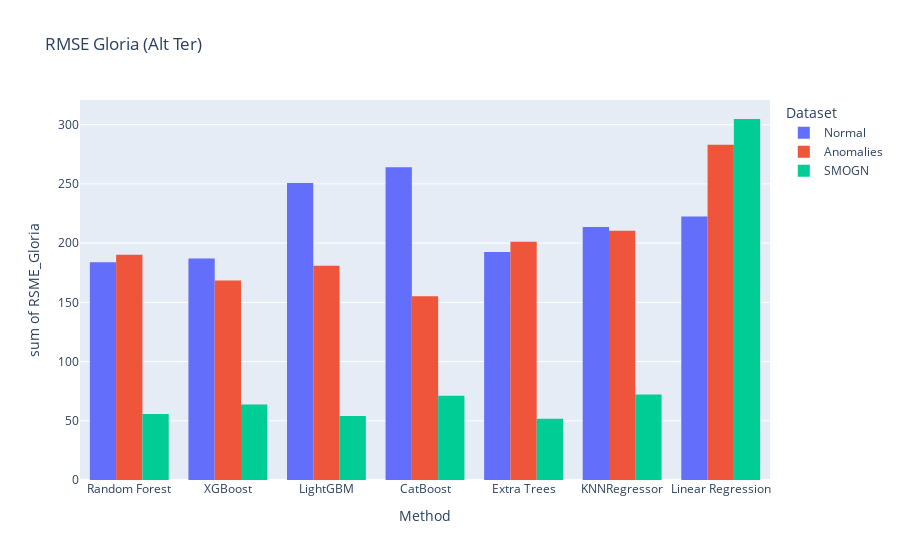

The code cell stored with this chart in its notebook:
### Markdown cell above
# Gloria (Alt Ter)

### Code cell
fig = px.histogram(plot, x="Method", y="RSME_Gloria",
             color='Dataset', barmode='group', title='RMSE Gloria (Alt Ter)')
fig.show()

### Figure 1 — Plotly figure (JSON) as saved in the notebook; plotly's stock layout.template omitted (floating-point values rounded to 4 significant figures)
{"data": [{"alignmentgroup": "True", "bingroup": "x", "histfunc": "sum", "hovertemplate": "Dataset=Normal<br>Method=%{x}<br>sum of RSME_Gloria=%{y}<extra></extra>", "legendgroup": "Normal", "marker": {"color": "#636efa", "pattern": {"shape": ""}}, "name": "Normal", "offsetgroup": "Normal", "orientation": "v", "showlegend": true, "type": "histogram", "x": ["Random Forest", "XGBoost", "LightGBM", "CatBoost", "Extra Trees", "KNNRegressor", "Linear Regression"], "xaxis": "x", "y": [183.9, 186.9, 250.9, 264.1, 192.5, 213.6, 222.5], "yaxis": "y"}, {"alignmentgroup": "True", "bingroup": "x", "histfunc": "sum", "hovertemplate": "Dataset=Anomalies<br>Method=%{x}<br>sum of RSME_Gloria=%{y}<extra></extra>", "legendgroup": "Anomalies", "marker": {"color": "#EF553B", "pattern": {"shape": ""}}, "name": "Anomalies", "offsetgroup": "Anomalies", "orientation": "v", "showlegend": true, "type": "histogram", "x": ["Random Forest", "XGBoost", "LightGBM", "CatBoost", "Extra Trees", "KNNRegressor", "Linear Regression"], "xaxis": "x", "y": [190.1, 168.5, 180.9, 155.2, 201.1, 210.6, 283.0], "yaxis": "y"}, {"alignmentgroup": "True", "bingroup": "x", "histfunc": "sum", "hovertemplate": "Dataset=SMOGN<br>Method=%{x}<br>sum of RSME_Gloria=%{y}<extra></extra>", "legendgroup": "SMOGN", "marker": {"color": "#00cc96", "pattern": {"shape": ""}}, "name": "SMOGN", "offsetgroup": "SMOGN", "orientation": "v", "showlegend": true, "type": "histogram", "x": ["Random Forest", "XGBoost", "LightGBM", "CatBoost", "Extra Trees", "KNNRegressor", "Linear Regression"], "xaxis": "x", "y": [55.73, 63.82, 54.14, 71.24, 51.82, 72.16, 304.8], "yaxis": "y"}], "layout": {"barmode": "group", "legend": {"title": {"text": "Dataset"}, "tracegroupgap": 0}, "title": {"text": "RMSE Gloria (Alt Ter)"}, "xaxis": {"anchor": "y", "domain": [0, 1], "title": {"text": "Method"}}, "yaxis": {"anchor": "x", "domain": [0, 1], "title": {"text": "sum of RSME_Gloria"}}}}
